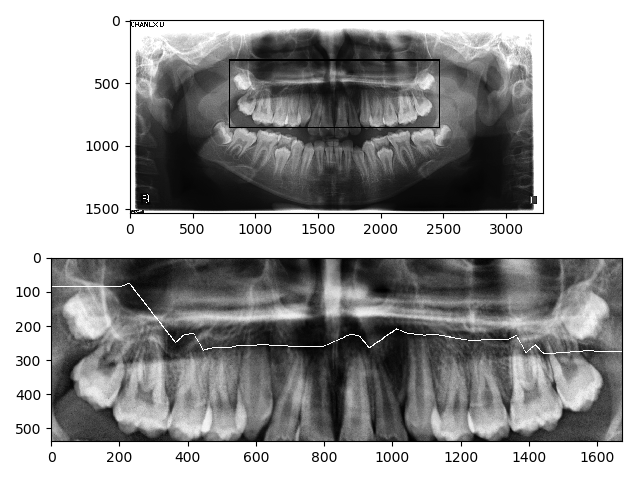
#> input picture cropped-figures/4.png, 640 x 480 px, given in place of 4.jpg, which was not available
$ python Dental.py
#> lines starting #> are read from the running program, lines starting #| are printed output that depends on the picture; pictures that were not available may be replaced by others from this repository, and a replacement may not be noted
import numpy as np
import cv2
import matplotlib.pyplot as plt

img = cv2.imread('4.jpg',0)
#> img is the input picture: shape (480, 640); min 0, max 255, mean 160.5
img = cv2.equalizeHist(img)
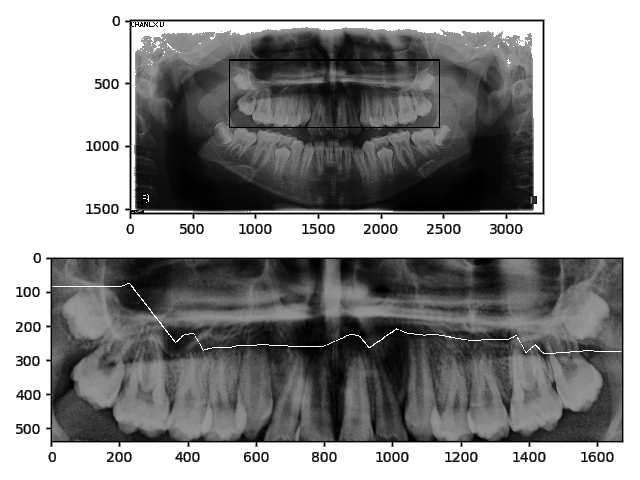
#> img: shape (480, 640); min 0, max 255, mean 146.4
Z = img.reshape((-1,1))
r=len(img)
#> r = 480
c=len(img[1,:])
#> c = 640
# convert to np.float32
Z = np.float32(Z)

# define criteria, number of clusters(K) and apply kmeans()
criteria = (cv2.TERM_CRITERIA_EPS + cv2.TERM_CRITERIA_MAX_ITER, 10, 1.0)
K = 6
ret,label,center=cv2.kmeans(Z,K,None,criteria,10,cv2.KMEANS_RANDOM_CENTERS)
#> ret = 41946764.5; center = [255.5, 24.38, 255, 128.3, 255, 77.57]

# Now convert back into uint8, and make original image
center = np.uint8(center)
#> center = [255, 24, 255, 128, 255, 77]
res = center[label.flatten()]
res2 = res.reshape((img.shape))

label2 = label.reshape(r,c)
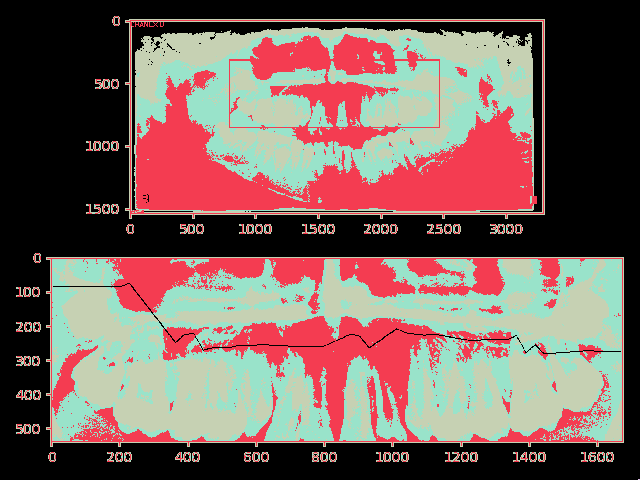
#> label2: shape (480, 640) int32; 6 distinct labels, from 0 to 5; one colour per label, 0 black

plt.imshow(res2)


#segmentation
plt.figure(figsize=(5, 5))
plt.imshow(img, cmap=plt.cm.gray)
#gray = label.sum(-1)/n_clusters
n_clusters = K
for l in range(n_clusters):
    cmap = plt.cm.get_cmap("Spectral")
    plt.contour(label2 == l, contours=1, colors=[cmap(l / float(n_clusters)), ])
plt.xticks(())
plt.yticks(())
plt.show()
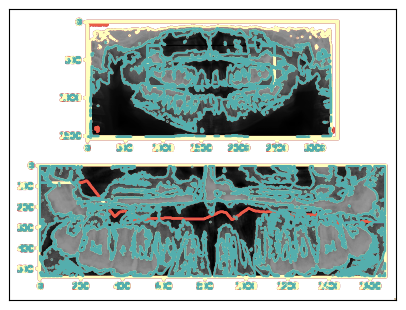
#> figure drawn by matplotlib, 1 panel

$ run again, with cropped-figures/1.png copied over cropped-figures/4.png
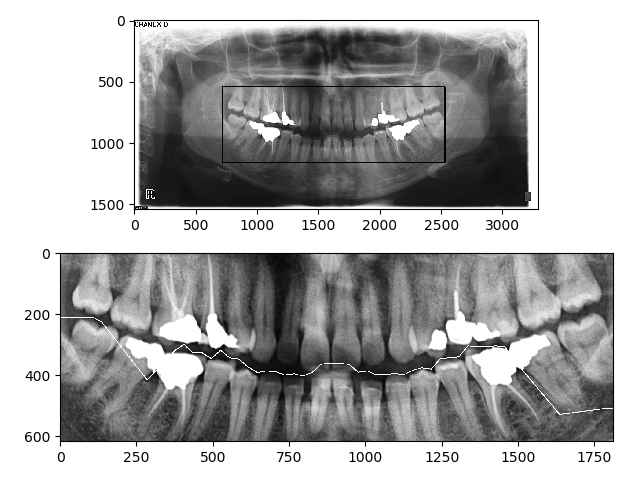
#> input picture cropped-figures/1.png, 640 x 480 px, given in place of 4.jpg, which was not available
#> img is the input picture: shape (480, 640); min 0, max 255, mean 170.8
#> `img = cv2.equalizeHist(img)`:
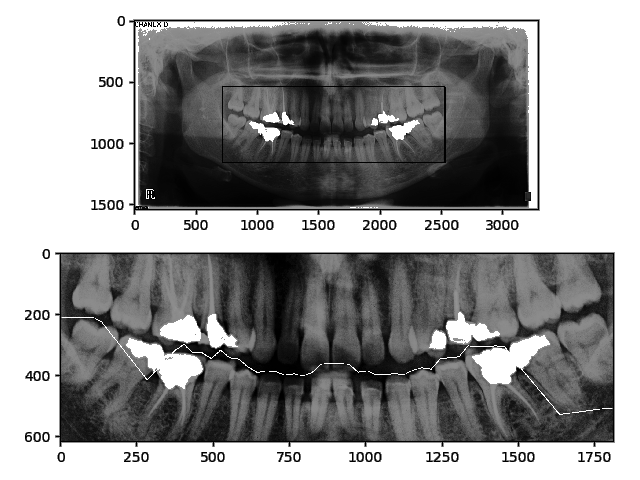
#> img: shape (480, 640); min 0, max 255, mean 149.3
#> r = 480
#> c = 640
#> `ret,label,center=cv2.kmeans(Z,K,None,criteria,10,cv2.KMEANS_RANDOM_CEN..`: ret = 36749847.8; center = [255, 255.5, 119.5, 255, 20.81, 68.66]
#> `center = np.uint8(center)`: center = [255, 255, 119, 255, 20, 68]
#> label2: shape (480, 640) int32; 6 distinct labels, from 0 to 5
#> `plt.show()`:
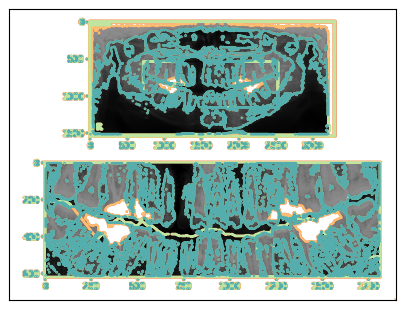
#> figure drawn by matplotlib, 1 panel

$ run again, with cropped-figures/10.png copied over cropped-figures/4.png
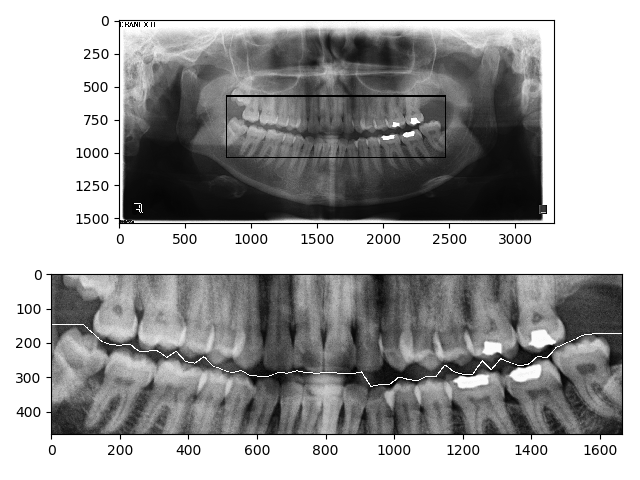
#> input picture cropped-figures/10.png, 640 x 480 px, given in place of 4.jpg, which was not available
#> img is the input picture: shape (480, 640); min 0, max 255, mean 163.3
#> `img = cv2.equalizeHist(img)`:
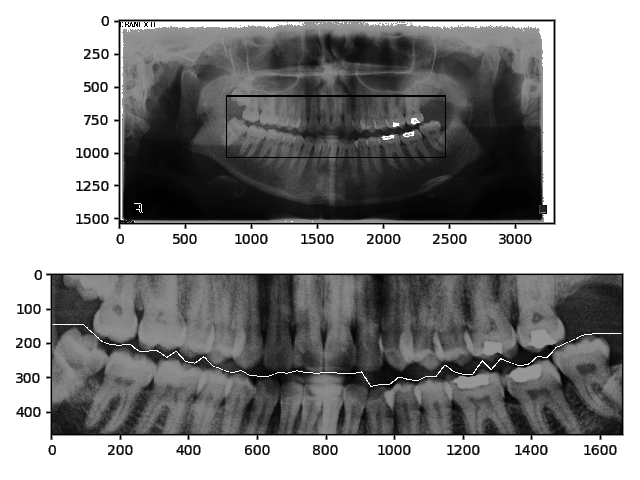
#> img: shape (480, 640); min 0, max 255, mean 147
#> r = 480
#> c = 640
#> `ret,label,center=cv2.kmeans(Z,K,None,criteria,10,cv2.KMEANS_RANDOM_CEN..`: ret = 40421460.8; center = [255, 24.09, 255.5, 126.7, 255, 76.35]
#> `center = np.uint8(center)`: center = [255, 24, 255, 126, 255, 76]
#> label2: shape (480, 640) int32; 6 distinct labels, from 0 to 5
#> `plt.show()`:
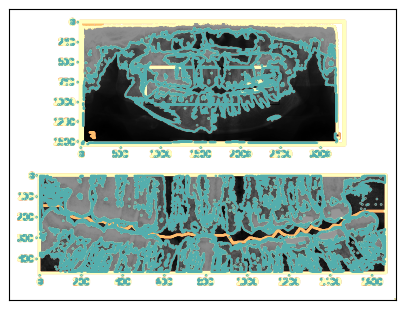
#> figure drawn by matplotlib, 1 panel
